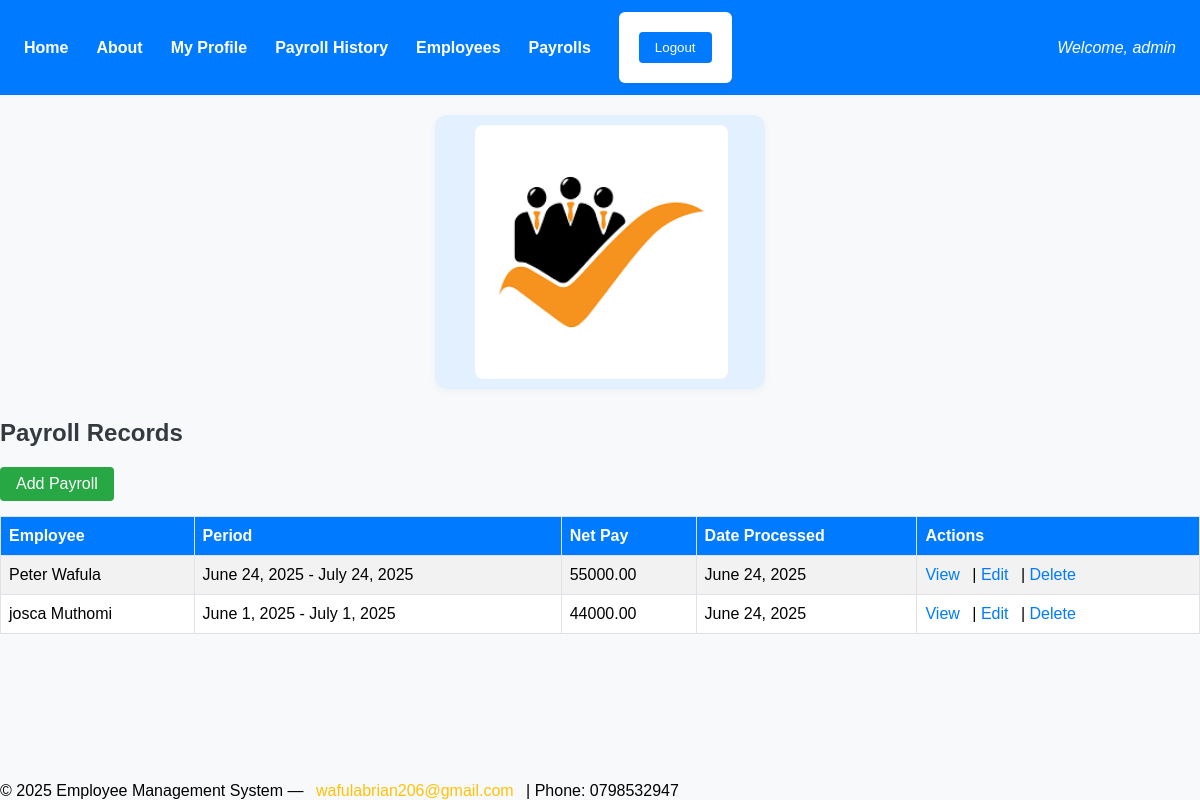
The app's page /payrolls/ (signed in) with its own data.
### employees/models.py (models this page shows, shortened)
class Payroll(models.Model):
    PAYMENT_MODES = [
        ('phone', 'Phone (Mobile Money)'),
        ('bank', 'Bank Transfer'),
        ('cash', 'Cash'),
    ]
    employee = models.ForeignKey('Employee', on_delete=models.CASCADE)
    pay_period_start = models.DateField()
    pay_period_end = models.DateField()
    basic_salary = models.DecimalField(max_digits=10, decimal_places=2)
    allowances = models.DecimalField(max_digits=10, decimal_places=2, default=0)
    deductions = models.DecimalField(max_digits=10, decimal_places=2, default=0)
    net_pay = models.DecimalField(max_digits=10, decimal_places=2, editable=False)
    mode = models.CharField(max_length=10, choices=PAYMENT_MODES, default='phone')
    phone_number = models.CharField(max_length=15, null=True, blank=True)
    date_processed = models.DateField(auto_now_add=True)
    class Meta:
        unique_together = ('employee', 'pay_period_start', 'pay_period_end')

class Employee(models.Model):
    user = models.OneToOneField(User, on_delete=models.CASCADE, null=True, blank=True)
    GENDER_CHOICES = [
        ('M', 'Male'),
        ('F', 'Female'),
    ]
    first_name = models.CharField(max_length=100)
    last_name = models.CharField(max_length=100)
    email = models.EmailField(unique=True)
    gender = models.CharField(max_length=1, choices=GENDER_CHOICES)
    phone = models.CharField(max_length=15)
    hire_date = models.DateField()
    department = models.ForeignKey(Department, on_delete=models.SET_NULL, null=True)
    position = models.ForeignKey(Position, on_delete=models.SET_NULL, null=True)
    status = models.CharField(max_length=20, default='Active')
    profile_pic = models.ImageField(upload_to='profile_pics/', null=True, blank=True)
    def __str__(self):
        return f"{self.first_name} {self.last_name}"

### employees/views.py (the view)
# urls.py: path('payrolls/', views.payroll_list, name='payroll_list'),
@user_passes_test(is_staff)
def payroll_list(request):
    payrolls = Payroll.objects.all().order_by('-pay_period_start')
    return render(request, 'employees/payroll_list.html', {'payrolls': payrolls})

### employees/views.py (called while the page is built)
def is_staff(user):
    return user.is_staff

### employees/templates/employees/payroll_list.html
{% extends 'base.html' %}
{% block content %}
<h2>Payroll Records</h2>
<a href="{% url 'payroll_create' %}" class="add-btn">Add Payroll</a>
<table class="employee-table">
    <tr>
        <th>Employee</th>
        <th>Period</th>
        <th>Net Pay</th>
        <th>Date Processed</th>
        <th>Actions</th>
    </tr>
    {% for payroll in payrolls %}
    <tr>
        <td>{{ payroll.employee }}</td>
        <td>{{ payroll.pay_period_start }} - {{ payroll.pay_period_end }}</td>
        <td>{{ payroll.net_pay }}</td>
        <td>{{ payroll.date_processed }}</td>
        <td>
            <a href="{% url 'payroll_detail' payroll.pk %}">View</a> |
            <a href="{% url 'payroll_update' payroll.pk %}">Edit</a> |
            <a href="{% url 'payroll_delete' payroll.pk %}">Delete</a>
        </td>
    </tr>
    {% empty %}
    <tr>
        <td colspan="5">No payroll records found.</td>
    </tr>
    {% endfor %}
</table>
{% endblock %}

### employees/templates/base.html (shortened to what this page needs)
{% load static %}
<!DOCTYPE html>
<html lang="en">
<head>
    <link rel="stylesheet" href="{% static 'employees/css/style.css' %}">
</head>
<body>
    <nav class="navbar">
        <a href="{% url 'home' %}">Home</a>
        <a href="{% url 'about' %}">About</a>
        {% if user.is_authenticated %}
            <a href="{% url 'profile' %}">My Profile</a>
            <a href="{% url 'employee_payroll_history' %}">Payroll History</a>
            {% if user.is_staff %}
                <a href="{% url 'employee_list' %}">Employees</a>
                <a href="{% url 'payroll_list' %}">Payrolls</a>
            {% endif %}
            <form action="{% url 'logout' %}" method="post" style="display:inline;">
                <button type="submit" class="logout-btn">Logout</button>
            </form>
            <span class="welcome">Welcome, {{ user.username }}</span>
        {% else %}
            <a href="{% url 'login' %}">Login</a>
        {% endif %}
    </nav>
    <div class="header-images">
        <img src="{% static 'employees/img/logo1.png' %}" alt="Logo 1" class="header-img left-logo">
    </div>
    <main>
        {% block content %}{% endblock %}
    </main>
    <footer class="site-footer">
        &copy; {{ year|default:2025 }} Employee Management System &mdash;
        <a href="mailto:wafulabrian206@gmail.com">wafulabrian206@gmail.com</a> |
        <span>Phone: 0798532947</span>
    </footer>
</body>
</html>

### employees/static/employees/css/style.css (style rules this page uses)
body { font-family: Arial, sans-serif; background: #f8f9fa; margin: 40px; }
h2 { color: #343a40; }
.employee-table { border-collapse: collapse; width: 100%; background: #fff; margin-bottom: 20px; }
.employee-table th, .employee-table td { border: 1px solid #dee2e6; padding: 10px 8px; text-align: left; }
.employee-table th { background: #007bff; color: #fff; }
.employee-table tr:nth-child(even) { background: #f2f2f2; }
.add-btn { display: inline-block; margin-bottom: 15px; padding: 8px 16px; background: #28a745; color: #fff; border-radius: 4px; text-decoration: none; }
a { color: #007bff; text-decoration: none; margin-right: 8px; }
form { background: #fff; padding: 20px; border-radius: 6px; box-shadow: 0 2px 8px rgba(0,0,0,0.05); max-width: 400px; }
button, input[type="submit"] { background: #007bff; color: #fff; border: none; padding: 8px 16px; border-radius: 4px; cursor: pointer; }
.navbar { background: #007bff; padding: 12px 24px; display: flex; align-items: center; gap: 20px; }
.navbar a { color: #fff; text-decoration: none; font-weight: bold; }
.navbar .welcome { margin-left: auto; color: #fff; font-style: italic; }
.site-footer a { color: #ffc107; text-decoration: none; margin: 0 0.5em; }
html, body { height: 100%; margin: 0; padding: 0; }
body { min-height: 100vh; display: flex; flex-direction: column; }
main { flex: 1; }
.header-images { display: flex; justify-content: space-between; align-items: center; max-width: 250px; width: 100%; margin: 20px auto 10px auto; padding: 10px 40px; background: #e3f0ff; border-radius: 12px; box-shadow: 0 2px 8px rgba(0,0,0,0.04); }
.header-img { height: 250px; width: auto; border-radius: 8px; background: #fff; padding: 2px; }

### records on screen
Payroll: employee "Peter Wafula", pay_period_start "June 24, 2025", pay_period_end "July 24, 2025", net_pay "55000.00", date_processed "June 24, 2025"
Payroll: employee "josca Muthomi", pay_period_start "June 1, 2025", pay_period_end "July 1, 2025", net_pay "44000.00", date_processed "June 24, 2025"

### other values on screen
{{ user.username }} "admin"
{{ year|default:2025 }} "2025"
